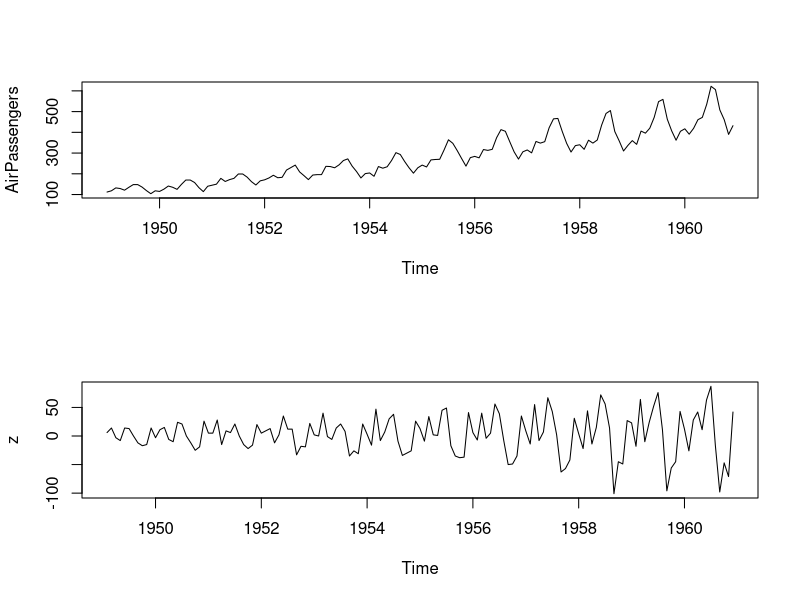
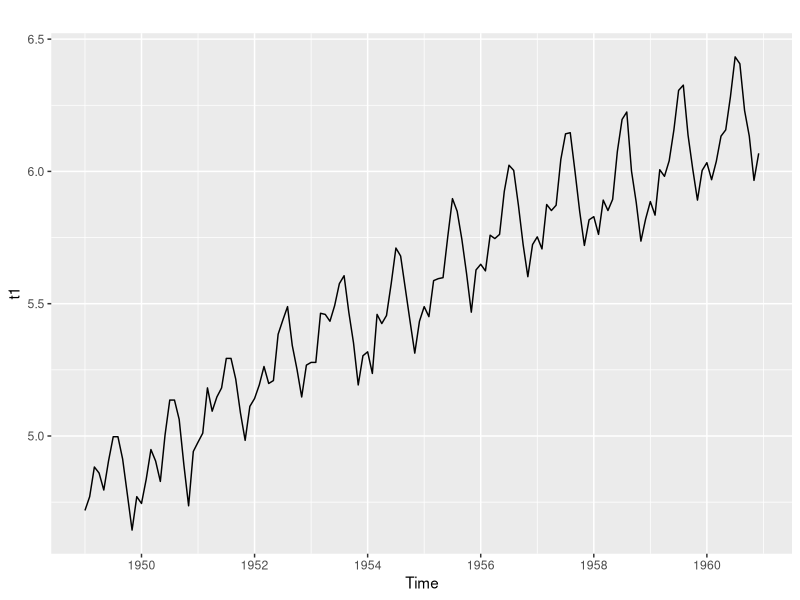
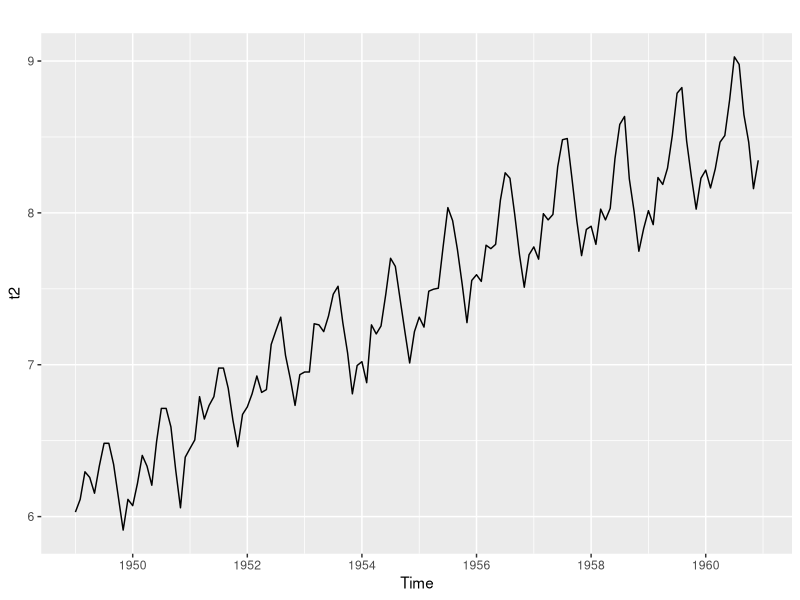
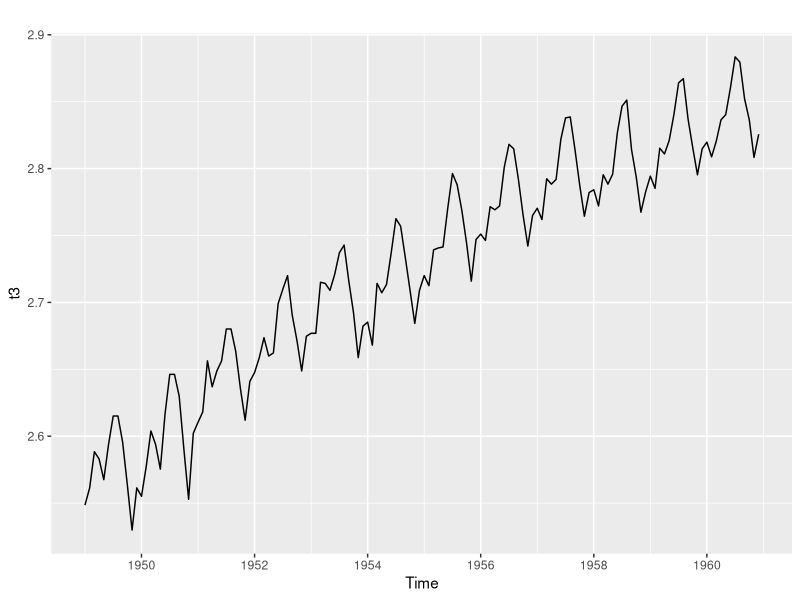
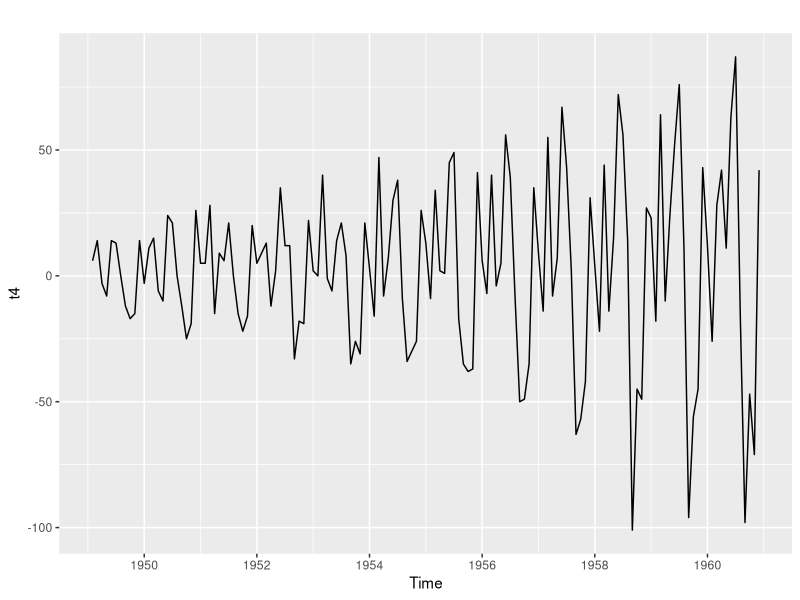
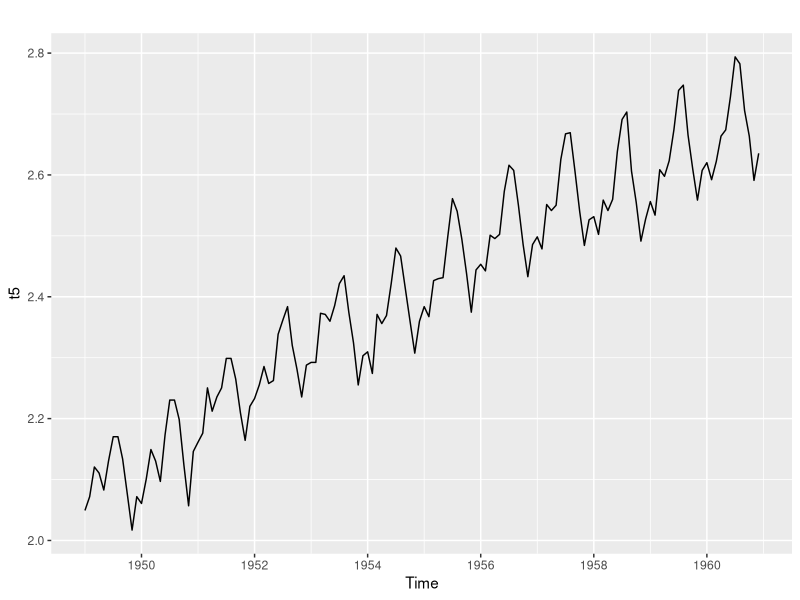

Write R code to recreate these figures, in order.
## ---- chunk 1
library(urca)
library(forecast)
## ---- chunk 2
AirPassengers
## ---- chunk 3
x = ur.kpss(AirPassengers)
x
## ---- chunk 4
z <- diff(AirPassengers)
x <- ur.kpss(z)
x
## ---- chunk 5

ndiffs(AirPassengers)

## ---- chunk 6
# dividindo a tela em duas.
split.screen(figs = c(2,1))
screen(1)
plot(AirPassengers)
screen(2)
plot(z)
## ---- chunk 7
library(ggplot2)

t1 <- BoxCox(AirPassengers, lambda = 0)
autoplot(t1)


## ---- chunk 8
t2 <- BoxCox(AirPassengers, lambda = 0.1)
autoplot(t2)
## ---- chunk 9
lbd <- BoxCox.lambda(AirPassengers)
lbd
t3 <- BoxCox(AirPassengers, lambda = lbd)
autoplot(t3)
## ---- chunk 10
t4 <- diff(AirPassengers)
autoplot(t4)
## ---- chunk 11
t5 <- log10(AirPassengers)
autoplot(t5)
